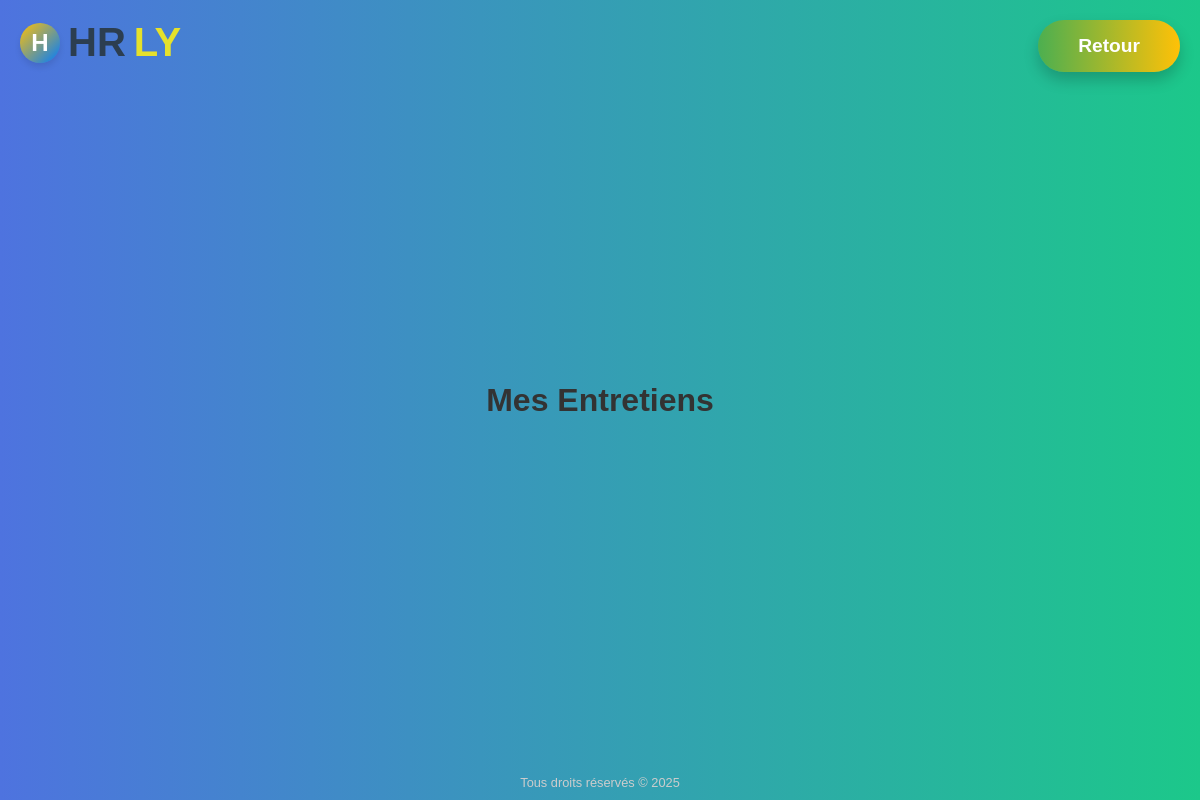
The app's page /main/mes-entretiens/ (signed in), older data.
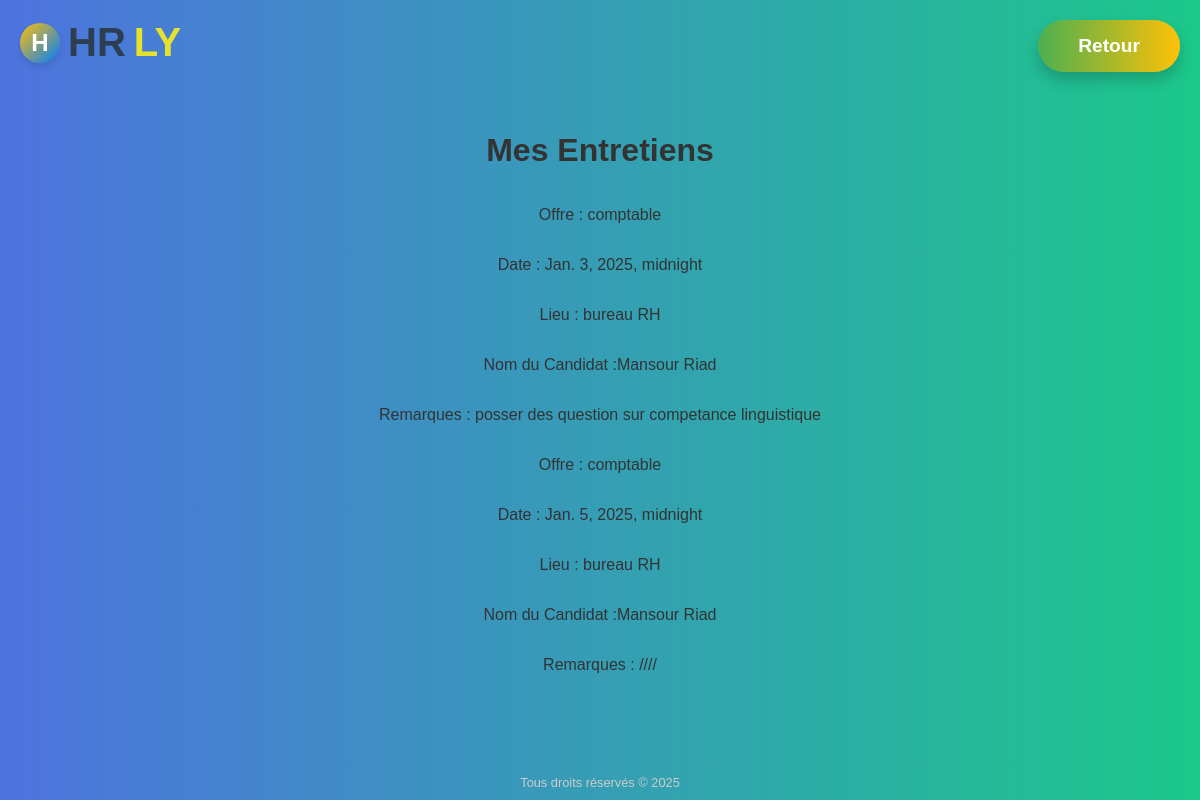
The same page, newer data.
### projectapp/models.py (models this page shows, shortened)
class Entretien(models.Model):
    candidature = models.ForeignKey(Candidature, on_delete=models.CASCADE)
    date = models.DateTimeField()
    lieu = models.CharField(max_length=200)
    remarques = models.TextField(blank=True)

class Candidature(models.Model):
    STATUS_CHOICES = [
        ('en_attente', 'En attente'),
        ('acceptee', 'Acceptée'),
        ('refusee', 'Refusée'),
    ]
    offre = models.ForeignKey(OffreEmploi, on_delete=models.CASCADE, related_name='candidatures')
    candidat = models.ForeignKey(User, on_delete=models.CASCADE)
    lettre_motivation = models.TextField()
    status = models.CharField(max_length=10, choices=STATUS_CHOICES, default='en_attente')
    nom = models.CharField(max_length=100)
    prenom = models.CharField(max_length=100)
    email = models.EmailField()
    telephone = models.CharField(max_length=15)
    adresse = models.TextField()

class OffreEmploi(models.Model):
    titre = models.CharField(max_length=200)
    description = models.TextField()
    date_publication = models.DateTimeField(auto_now_add=True)

### projectapp/views.py (the view)
# urls.py: path('mes-entretiens/', views.mes_entretiens, name='mes_entretiens'),
def mes_entretiens(request):
    entretiens = Entretien.objects.filter(candidature__candidat=request.user)
    return render(request, 'condidat/mes_entretiens.html', {'entretiens': entretiens})

### projectapp/templates/condidat/mes_entretiens.html (shortened to what this page needs)
<!DOCTYPE html>
<html lang="fr">
<head>
</head>
<body>
  <div class="logo">
    <div class="logo-icon">H</div>
    <span>HR</span><span>ly</span>
  </div>
  <a class="btn-retour" href="{% url 'candidat_home'%}">Retour</a>
  <h1>Mes Entretiens</h1>
{% for entretien in entretiens %}
    <p>Offre : {{ entretien.candidature.offre.titre }}</p>
    <p>Date : {{ entretien.date }}</p>
    <p>Lieu : {{ entretien.lieu }}</p>
    <p>Nom du Candidat :{{ entretien.candidature.nom }} {{ entretien.candidature.prenom }} </p>
    <p>Remarques : {{ entretien.remarques }}</p>
{% endfor %}
  <footer>
    Tous droits réservés © 2025
  </footer>
</body>
</html>

Row changes from the older to the newer data that the page shows:
added Entretien: candidature.offre.titre "comptable", date "Jan. 3, 2025, midnight", lieu "bureau RH", candidature.nom "Mansour", candidature.prenom "Riad", remarques "posser des question sur competance linguistique"
added Entretien: candidature.offre.titre "comptable", date "Jan. 5, 2025, midnight", lieu "bureau RH", candidature.nom "Mansour", candidature.prenom "Riad", remarques "////"
